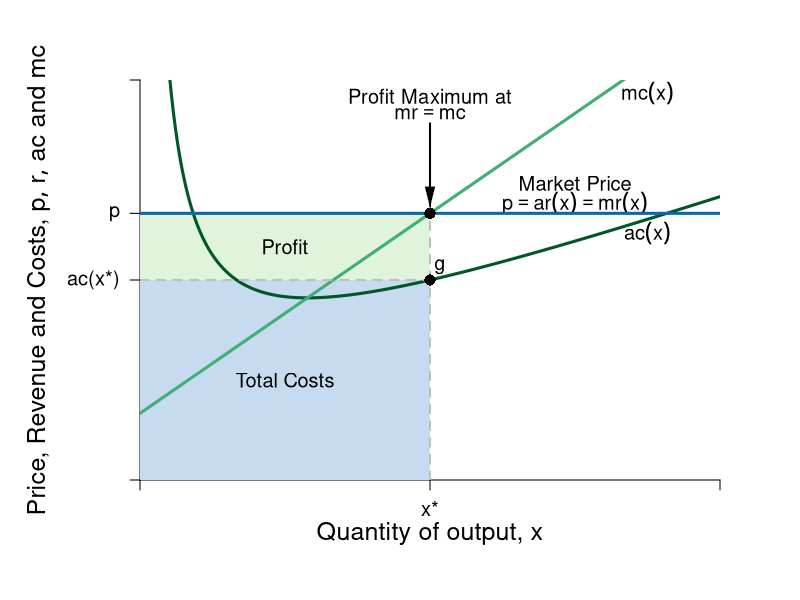

Reproduce this figure in R.
#Graph Designer: Simon Halliday
#Authors: Bowles, Foley and Halliday
#Title: Coordination, Conflict and Competition: A Text in Microeconomics

require(shape)
pdf(file = "firmmarketsupply/profits_price_taking.pdf", width = 9, height = 7)

#Set parameters for graphics
axislabelsize <- 1.5
labelsize <- 1.2
graphlinewidth <- 3
segmentlinewidth <- 2

COL <- c("#7fc97f", "#beaed4", "#fdc086", "#ffff99", "#386cb0", "#f0027f", "#bf5b17", "#666666")
COLA <- c("#e0f3db", "#99d8c9","#66c2a4","#41ae76", "#238b45", "#005824")
COLB <- c("#c6dbef", "#4eb3d3", "#2b8cbe", "#0868ac","#084081")

#Edited the margins to cater for the larger LHS labels
par(mar =  c(6, 7, 4, 4))

AvgRevenue <- function(x, rmax = 12, xmax = 12){
  rmax - (rmax/xmax)*x
}

MRevenue <- function(x, rmax = 12, xmax = 12){
  rmax - 2*(rmax/xmax)*x
}

AvgCost <- function(x, c0 = 6, c1 = 2, c2 = 0.5){
  c0/x + c1 + c2*x
}

AvgVarCost <- function(x, c0 = 6, c1 = 2, c2 = 0.5){
  c1 + c2*x
}

MCost <- function(x, c1 = 2, c2 = 0.5){
  c1 + 2*c2*x
}

xlims <- c(0, 12)
ylims <- c(0, 12)

npts <- 501 
x <- seq(xlims[1], xlims[2], length.out = npts)
y <- seq(ylims[1], ylims[2], length.out = npts) 
a <- c(13, 16.75, 19.25)

plot(0, 0, xlim = xlims, ylim = ylims, type = "n",
     xlab = expression(paste("")),
     ylab = expression(paste("")), 
     xaxt = "n", 
     yaxt = "n", 
     cex.lab = axislabelsize, 
     bty = "n",
     xaxs="i", 
     yaxs="i")

# ticksy <- seq(from = ylims[1], to = ylims[2], by = 1)
# ylabels <- seq(from = ylims[1], to = ylims[2], by = 1)
# ticksx <- seq(from = xlims[1], to = xlims[2], by = 1)
# xlabels <- seq(from = xlims[1], to = xlims[2], by = 1)
ticksy <- c(0, AvgCost(x = 6), 8, ylims[2])
ylabels <- c(NA, expression(paste(ac, "(", x,"*)")), expression(paste(p)), NA)
ticksx <- c(0, 6, xlims[2])
xlabels <- c(NA, expression(paste(x,"*")), NA)

axis(1, at = ticksx, pos = 0, labels = xlabels, cex.axis = labelsize)
axis(2, at = ticksy, pos = 0, labels = ylabels, las = 1, cex.axis = labelsize)

npts <- 500 
xx1 <- seq(xlims[1], xlims[2], length.out = npts)
xx3 <- seq(2, 6, length.out = npts)

#Draw the polygon for profit
xpoly1 <- c(0, 6, 6, 0, 0)
ypoly1 <- c(AvgCost(x = 6), AvgCost(x = 6), MCost(x = 6), MCost(x = 6), AvgCost(x = 6))
polygon(x = xpoly1, y = ypoly1, col=COLA[1], density=NULL, border = NA)

#Draw the polygon for costs
xpoly2 <- c(0, 6, 6, 0, 0)
ypoly2 <- c(0, 0, AvgCost(x = 6), AvgCost(x = 6), AvgCost(x = 6))
polygon(x = xpoly2, y = ypoly2, col=COLB[1], density=NULL, border = NA)

#lines(xx1, bcA(xx1, w = 10, p = 1.5), col = COLB[3], lwd = graphlinewidth)
#lines(xx1, AvgRevenue(xx1, rmax = 12, xmax = 12), col = COLB[5], lwd = graphlinewidth)
#lines(xx1, MRevenue(xx1, rmax = 12, xmax = 12), col = COLB[4], lwd = graphlinewidth)
lines(xx1, AvgCost(xx1, c0 = 6, c1 = 2, c2 = 0.5), col = COLA[6], lwd = graphlinewidth)
#lines(xx1, AvgVarCost(xx1, c0 = 10, c1 = 2, c2 = 0.5), col = COLA[5], lwd = graphlinewidth)
lines(xx1, MCost(xx1, c1 = 2, c2 = 0.5), col = COLA[4], lwd = graphlinewidth)

#Label the axes
mtext(expression(paste("Quantity of output, ", x)), side=1, line = 2.5, cex = axislabelsize)
text(-2.1, 0.5*ylims[2], expression(paste("Price, Revenue and Costs, ", list(p, r, ac), " and ", mc)), xpd = TRUE, cex = axislabelsize, srt = 90) 

#Label curves
text(10.5, 7.4, expression(paste(ac(x))), cex = labelsize)
text(10.5, 11.6, expression(paste(mc(x))), cex = labelsize)

text(9, 8.9, expression(paste("Market Price")), cex = labelsize)
text(9, 8.3, expression(paste(p == ar(x), phantom() == mr(x))), cex = labelsize)
#text(5, 0.8, expression(paste(mr(x))), cex = labelsize)

#Labels cost and profit areas
text(3, 0.5*AvgCost(x = 6), expression("Total Costs"), cex = labelsize)
text(3, (MCost(x = 6) - 0.5*(MCost(x = 6) - AvgCost(x = 6))), expression("Profit"), cex = labelsize)

#Draw segments for total costs
segments(0, MCost(x = 6), 6, MCost(x = 6), lty = 2, col = "gray" , lwd = segmentlinewidth)
segments(6, 0, 6, MCost(x = 6), lty = 2, col = "gray" , lwd = segmentlinewidth)

segments(0, AvgCost(x = 6), 6, AvgCost(x = 6), lty = 2, col = "gray" , lwd = segmentlinewidth)
segments(0, 8, xlims[2], 8, lty = 1, col = COLB[4] , lwd = graphlinewidth)

#Label Points for comparison
points(6, AvgCost(x = 6), pch = 16, col = "black", cex = 1.5)
text(6.2, AvgCost(x = 6) + 0.4, expression(g), cex = labelsize)

points(6, MCost(x = 6), pch = 16, col = "black", cex = 1.5)
text(6, MCost(x = 6) + 0.4, expression(i), cex = labelsize)

#Arrow to mr = mc
text(6, 11.5, expression(paste("Profit Maximum at")), cex = labelsize)
text(6, 11, expression(paste(mr == mc)), cex = labelsize)
Arrows(6, 10.7, 6, 8.5 , col = "black", lty = 1, lwd = 2, arr.type = "triangle", arr.lwd = 0.5)



dev.off()
